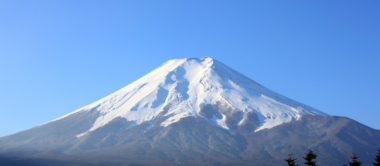
#> input picture images/task5b-1.jpg, 380 x 166 px
$ python task5_grad_domain_enhancement.py
#> lines starting #> are read from the running program, lines starting #| are printed output that depends on the picture
### task4_grad_domain.py
#Task 4: Gradient domain reconstruction

import os.path as path
import skimage.io as io
import numpy as np
import scipy as sp
from skimage import color
from skimage import util
import skimage.filters as filters
import matplotlib.pyplot as plt
import scipy.sparse as sparse
from sksparse.cholmod import cholesky
from scipy import signal
import skimage
import time

def img2grad_field(img):
    """Return a gradient field for a greyscale image
    The function returns image [height,width,2], where the last dimension selects partial derivates along x or y
    """
    # img must be a greyscale image
    sz = img.shape
    G = np.zeros([sz[0], sz[1], 2])
    # Gradients along x-axis
    G[:,:,0] = signal.convolve2d( img, np.array([1, -1, 0]).reshape(1,3), 'same', boundary='symm' )
    # Gradients along y-axis
    G[:,:,1] = signal.convolve2d( img,  np.array([1, -1, 0]).reshape(3,1), 'same', boundary='symm' )
    return G

def reconstruct_grad_field( G, w, v_00, img, solver):
    """Reconstruct a (greyscale) image from a gradcient field
    G - gradient field, for example created with img2grad_field
    w - weight assigned to each gradient
    v_00 - the value of the first pixel
    solver: can be specified as "cholesky" or "spsolve"
    """
    sz = G.shape[:2]
    N = sz[0]*sz[1]

    # Gradient operators as sparse matrices
    o1 =  np.ones((N,1))
    B = np.concatenate( (-o1, np.concatenate( (np.zeros((sz[0],1)), o1[:N-sz[0]]), 0 ) ), 1)
    B[N-sz[0]:N,0] = 0
    Ogx = sparse.spdiags(B.transpose(), [0 ,sz[0]], N, N, format = 'csr') # Forward difference operator along x

    B = np.concatenate( (-o1 ,np.concatenate((np.array([[0]]), o1[0:N-1]) ,0)), 1)
    B[sz[0]-1::sz[0], 0] = 0
    B[sz[0]::sz[0],1] = 0
    Ogy = sparse.spdiags( B.transpose(), [0, 1], N, N, format = 'csr') # Forward difference operator along y

    #TODO: Implement the gradient domain reconstruction
    Ogxt = Ogx.transpose()
    Ogyt = Ogy.transpose()
    w_diag = sparse.spdiags(w.flatten(order='F'),0, Ogxt.shape[0], Ogxt.shape[1], format = 'csr')

    Gmx = G[:,:,0].flatten(order='F').reshape(-1,1) #column vector
    Gmx_flat = sp.sparse.csr_matrix(Gmx)
    Gmy = G[:,:,1].flatten(order='F').reshape(-1,1) #column vector
    Gmy_flat = sp.sparse.csr_matrix(Gmy)

    C = np.concatenate([[1], np.zeros(G.shape[0]*G.shape[1]-1)], 0)
    Cs = sp.sparse.csr_matrix(C)
    Cst = Cs.transpose()

    # Compute matrix A and b
    A = Ogxt @ w_diag @ Ogx + Ogyt @ w_diag @ Ogy + Cst @ Cs
    b = Ogxt @ w_diag @ Gmx_flat + Ogyt @ w_diag @ Gmy_flat + v_00 * Cst

    start_time = time.time()
    if (solver == "cholesky"):
        factor = cholesky(A)
        x = factor(b)
        x = x.reshape(img.shape, order='F').toarray()
    else:
        x = sparse.linalg.spsolve(A,b)
        x = x.reshape(img.shape, order='F')

    time_taken = time.time() -start_time
    print(solver, " time:", time_taken)
    return x

# [29 lines that do not run on import are left out]

    # plt.savefig('./results/task4.png')

### task5_grad_domain_enhancement.py
#Task 5: Gradient domain image enhancement
import os.path as path
import skimage.io as io
import numpy as np
import scipy as sp
from skimage import color
from skimage import util
import skimage.filters as filters
import matplotlib.pyplot as plt
import scipy.sparse as sparse
from scipy import signal
import skimage
from scipy.interpolate import interp1d
from skimage import color

from task4_grad_domain import img2grad_field, reconstruct_grad_field

if __name__ == "__main__":
    #TODO: Replace with your own image
    im = io.imread(path.join('images','task5b-1.jpg'))
#> im is the input picture: shape (166, 380, 3); mean R, G, B 113.7, 155.2, 211.5
    im = skimage.img_as_float(im)

    im_gray = color.rgb2gray(im)
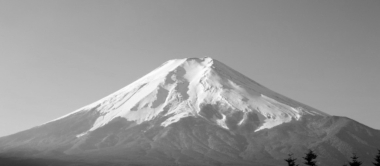
#> im_gray: shape (166, 380) float64; min 0, max 0.994, mean 0.59

    G = img2grad_field(im_gray)

    #TODO: Implement gradient domain enhancement on the greyscale image, then recover colour
    #Hint: Use reconstruct_grad_field from the previous task

    #To brighten up images, use m < 1 e.g.1.5
    #To increase image contrast, use m > 1 e.g.0.75
    x_in = 0.4
    m = 2

    x = np.arange(-2.0, 2.0, 0.1)
    y = m*x
    f1 = interp1d(x, y)

    m2 = (m*x_in -1)/(x_in - 1)
    y2 = m2*x + (1-m2)
    f2 = interp1d(x, y2)

    G_enhanced = np.zeros(G.shape)
    G_enhanced = np.where(G < x_in, f1(G), f2(G))

    print("No. of pixels: ", G.shape[0]*G.shape[1])
#| No. of pixels:  63080

    Gm = np.sqrt(np.sum(G_enhanced*G_enhanced, axis=2))
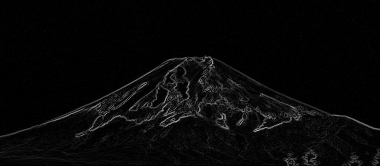
#> Gm: shape (166, 380) float64; min 0, max 0.687, mean 0.0332
    w = 1/(Gm + 0.0001)     # to avoid pinching artefacts
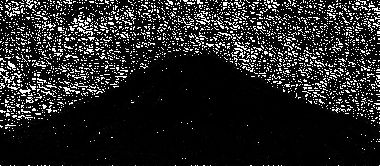
#> w: shape (166, 380) float64; min 1.46, max 10000, mean 1465.5; drawn with min black and max white
    imr = reconstruct_grad_field(G_enhanced,w,im_gray[0,0], im_gray, "cholesky").clip(0,1)
#> (the run stopped early here; a loop or call above may not have finished)

$ run again, with images/task1b-2.jpg copied over images/task5b-1.jpg
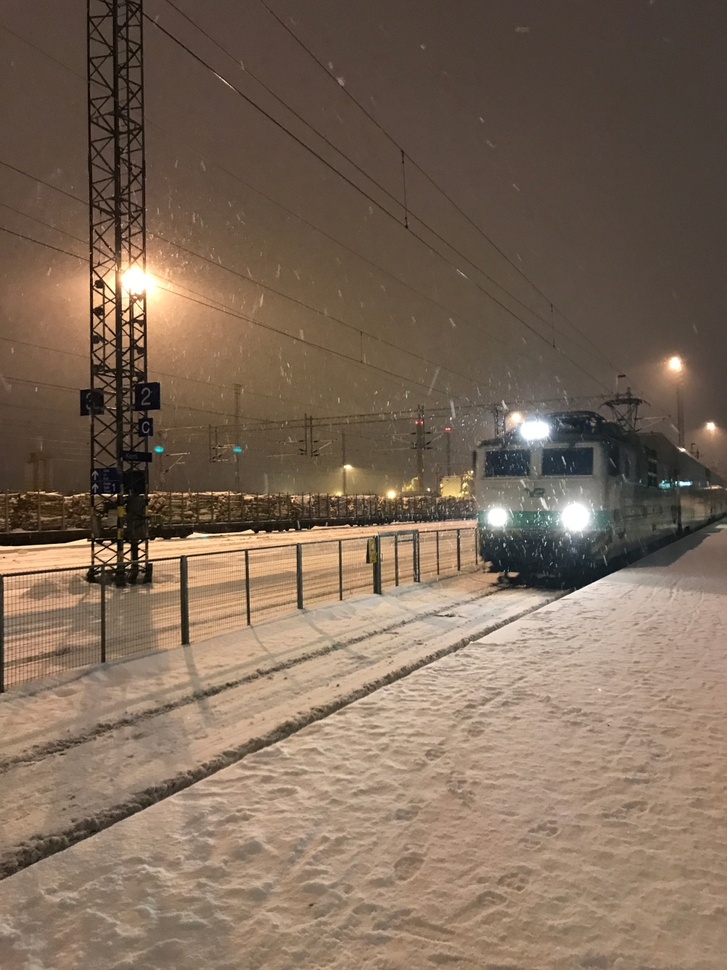
#> input picture images/task1b-2.jpg, 727 x 970 px, shrunk from 1002 x 1336 before the run
#> im is the input picture: shape (970, 727, 3); mean R, G, B 125.6, 105.9, 88.8
#> `im_gray = color.rgb2gray(im)`:
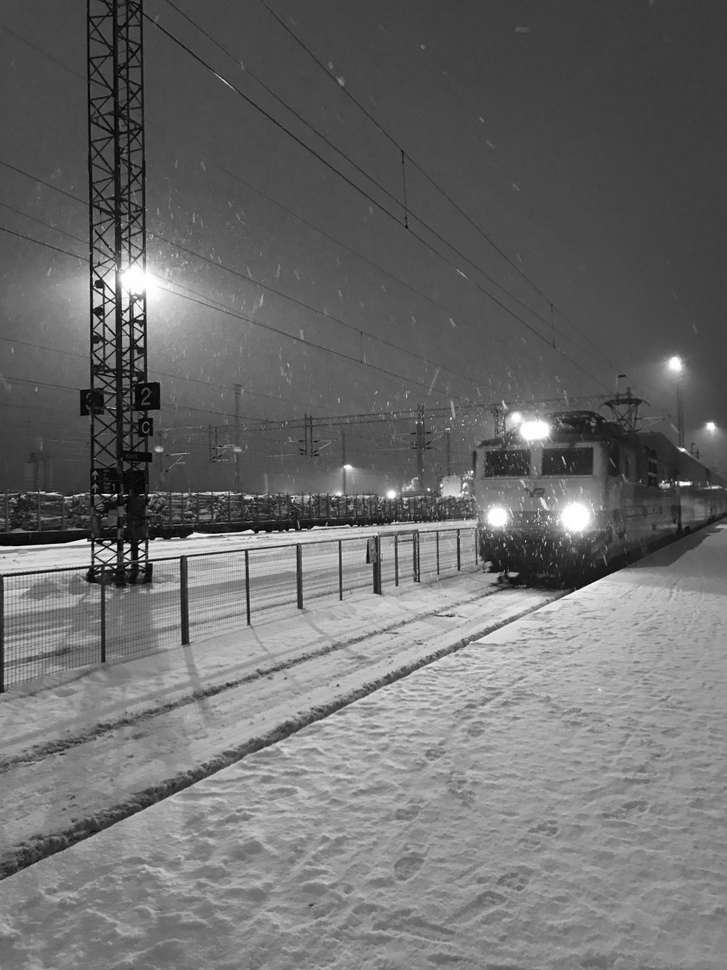
#> im_gray: shape (970, 727) float64; min 0, max 1, mean 0.427
#| No. of pixels:  705190
#> `w = 1/(Gm + 0.0001)`:
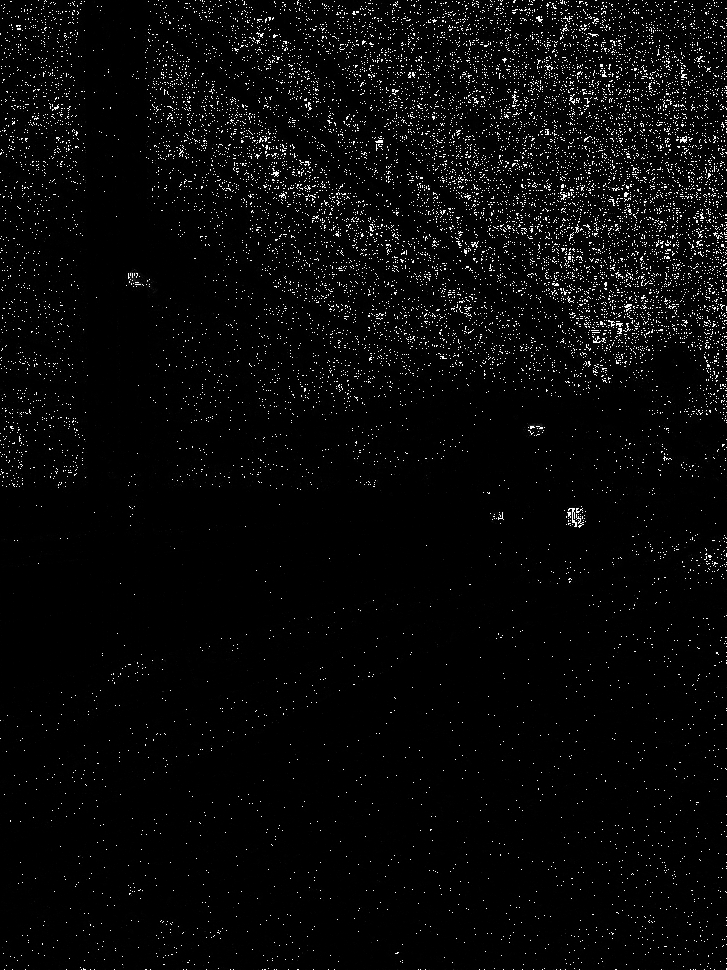
#> w: shape (970, 727) float64; min 0.625, max 10000, mean 348.8; drawn with min black and max white
